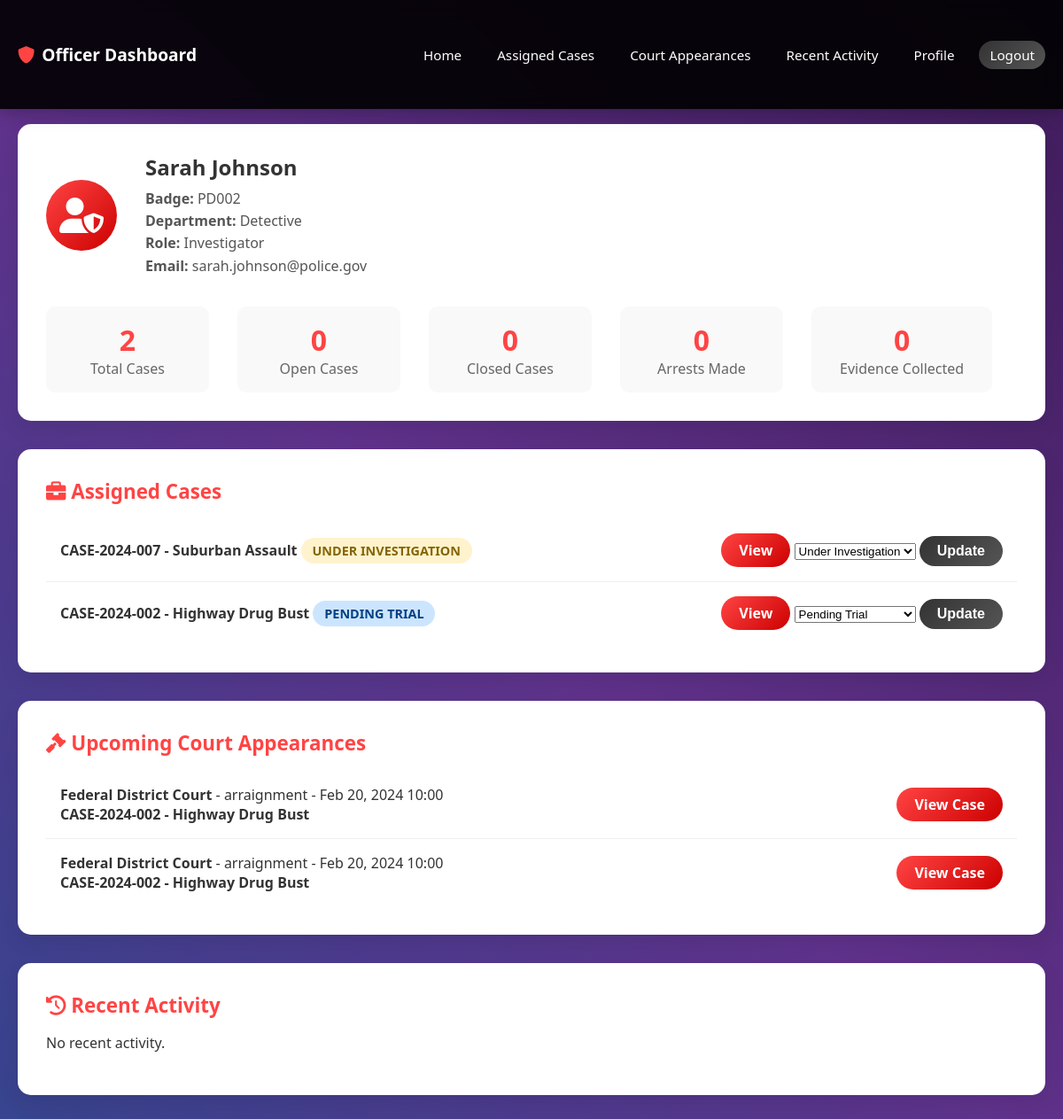
/modules/officers/officer_dashboard.php (signed in), run on the app's committed database.
### tables this page shows
CREATE TABLE `users` (
  `id` int(11) NOT NULL,
  `fullname` varchar(100) NOT NULL,
  `email` varchar(100) NOT NULL,
  `username` varchar(50) NOT NULL,
  `badge_number` varchar(20) NOT NULL,
  `department` varchar(50) NOT NULL,
  `role` enum('admin','officer','investigator') NOT NULL,
  `password` varchar(255) NOT NULL,
  `status` enum('active','inactive','suspended') DEFAULT 'active',
  `profile_image` varchar(255) DEFAULT NULL,
  `phone` varchar(20) DEFAULT NULL,
  `address` text DEFAULT NULL,
  `created_at` timestamp NOT NULL DEFAULT current_timestamp(),
  `updated_at` timestamp NOT NULL DEFAULT current_timestamp() ON UPDATE current_timestamp(),
  `last_login` timestamp NULL DEFAULT NULL
);

CREATE TABLE `cases` (
  `id` int(11) NOT NULL,
  `case_number` varchar(50) NOT NULL,
  `title` varchar(200) NOT NULL,
  `description` text NOT NULL,
  `case_type` enum('homicide','robbery','assault','drug_trafficking','fraud','burglary','theft','domestic_violence','sexual_assault','other') NOT NULL,
  `priority` enum('low','medium','high','urgent') DEFAULT 'medium',
  `status` enum('open','under_investigation','pending_trial','closed','cold_case') DEFAULT 'open',
  `location` varchar(200) NOT NULL,
  `incident_date` datetime NOT NULL,
  `reported_date` datetime NOT NULL,
  `assigned_officer` int(11) DEFAULT NULL,
  `lead_investigator` int(11) DEFAULT NULL,
  `estimated_value` decimal(12,2) DEFAULT 0.00,
  `created_by` int(11) NOT NULL,
  `created_at` timestamp NOT NULL DEFAULT current_timestamp(),
  `updated_at` timestamp NOT NULL DEFAULT current_timestamp() ON UPDATE current_timestamp(),
  `closed_at` timestamp NULL DEFAULT NULL
);

CREATE TABLE `court_appearances` (
  `id` int(11) NOT NULL,
  `case_id` int(11) NOT NULL,
  `criminal_id` int(11) NOT NULL,
  `court_name` varchar(100) NOT NULL,
  `court_date` datetime NOT NULL,
  `appearance_type` enum('arraignment','preliminary_hearing','trial','sentencing','appeal','other') NOT NULL,
  `outcome` text DEFAULT NULL,
  `next_hearing_date` datetime DEFAULT NULL,
  `notes` text DEFAULT NULL,
  `created_at` timestamp NOT NULL DEFAULT current_timestamp(),
  `updated_at` timestamp NOT NULL DEFAULT current_timestamp() ON UPDATE current_timestamp()
);

### modules/officers/officer_dashboard.php (the view, shortened to what this page needs)
<?php
$servername = "localhost";
$username = "root";
$password = "";
$dbname = "criminal_management";
try {
    $conn = new PDO("mysql:host=$servername;dbname=$dbname", $username, $password);
    $conn->setAttribute(PDO::ATTR_ERRMODE, PDO::ERRMODE_EXCEPTION);
} catch(PDOException $e) {
    die("Connection failed: " . $e->getMessage());
}
$officer_id = $_SESSION['user_id'];
$cases_sql = "SELECT c.id, c.case_number, c.title, c.case_type, c.status, c.priority, c.incident_date
              FROM cases c
              WHERE c.assigned_officer = :officer_id OR c.lead_investigator = :officer_id
              ORDER BY c.incident_date DESC";
$cases_stmt = $conn->prepare($cases_sql);
$cases_stmt->execute(['officer_id' => $officer_id]);
$assigned_cases = $cases_stmt->fetchAll(PDO::FETCH_ASSOC);
$court_sql = "SELECT ca.*, c.case_number, c.title
              FROM court_appearances ca
              JOIN cases c ON ca.case_id = c.id
              WHERE c.assigned_officer = :officer_id OR c.lead_investigator = :officer_id
              AND ca.court_date >= NOW()
              ORDER BY ca.court_date ASC";
$court_stmt = $conn->prepare($court_sql);
$court_stmt->execute(['officer_id' => $officer_id]);
$court_appearances = $court_stmt->fetchAll(PDO::FETCH_ASSOC);
$activity_sql = "SELECT action, table_name, details, created_at
                 FROM activity_log
                 WHERE user_id = :officer_id
                 ORDER BY created_at DESC
                 LIMIT 10";
$activity_stmt = $conn->prepare($activity_sql);
$activity_stmt->execute(['officer_id' => $officer_id]);
$recent_activity = $activity_stmt->fetchAll(PDO::FETCH_ASSOC);
try {
    $stats_sql = "CALL GetOfficerStats(:officer_id)";
    $stats_stmt = $conn->prepare($stats_sql);
    $stats_stmt->execute(['officer_id' => $officer_id]);
    $stats = $stats_stmt->fetch(PDO::FETCH_ASSOC);
} catch (PDOException $e) {
    $fallback_sql = "
        SELECT
            COUNT(*) AS total_cases,
            SUM(CASE WHEN status = 'open' THEN 1 ELSE 0 END) AS open_cases,
            SUM(CASE WHEN status = 'closed' THEN 1 ELSE 0 END) AS closed_cases
        FROM cases
        WHERE assigned_officer = :officer_id OR lead_investigator = :officer_id
    ";
    $stmt = $conn->prepare($fallback_sql);
    $stmt->execute(['officer_id' => $officer_id]);
    $row = $stmt->fetch(PDO::FETCH_ASSOC);
    $stats = [
        'total_cases' => (int)($row['total_cases'] ?? 0),
        'open_cases' => (int)($row['open_cases'] ?? 0),
        'closed_cases' => (int)($row['closed_cases'] ?? 0),
        'total_arrests' => 0,
        'evidence_collected' => 0,
    ];
}
$user_sql = "SELECT fullname, email, badge_number, department, role, phone, address, profile_image, last_login
             FROM users WHERE id = :officer_id";
$user_stmt = $conn->prepare($user_sql);
$user_stmt->execute(['officer_id' => $officer_id]);
$profile = $user_stmt->fetch(PDO::FETCH_ASSOC);
?>
<!DOCTYPE html>
<html lang="en">
<head>
    <link href="https://cdnjs.cloudflare.com/ajax/libs/font-awesome/6.0.0/css/all.min.css" rel="stylesheet">
</head>
<body>
    <div class="background-container">
    </div>
    <nav class="navbar">
        <div class="container">
            <div class="nav-content">
                <a href="dashboard.php" class="logo">
                    <i class="fas fa-shield-alt"></i>
                    Officer Dashboard
                </a>
                <ul class="nav-links">
                    <li><a href="officer_dashboard.php">Home</a></li>
                    <li><a href="#cases">Assigned Cases</a></li>
                    <li><a href="#court">Court Appearances</a></li>
                    <li><a href="#activity">Recent Activity</a></li>
                    <li><a href="#profile">Profile</a></li>
                    <li><a href="logout.php" class="btn-secondary">Logout</a></li>
                </ul>
            </div>
        </div>
    </nav>
    <div class="container main-content">
        <section id="profile" class="card">
            <div class="profile-section">
                <?php if (!empty($profile['profile_image'])): ?>
                    <img src="<?php echo htmlspecialchars($profile['profile_image']); ?>" alt="Profile Image" class="profile-avatar" />
                <?php else: ?>
                    <div class="profile-avatar">
                        <i class="fas fa-user-shield"></i>
                    </div>
                <?php endif; ?>
                <div class="profile-info">
                    <h2><?php echo htmlspecialchars($profile['fullname']); ?></h2>
                    <p><strong>Badge:</strong> <?php echo htmlspecialchars($profile['badge_number']); ?></p>
                    <p><strong>Department:</strong> <?php echo htmlspecialchars($profile['department']); ?></p>
                    <p><strong>Role:</strong> <?php echo ucfirst($profile['role']); ?></p>
                    <p><strong>Email:</strong> <?php echo htmlspecialchars($profile['email']); ?></p>
                </div>
            </div>
            <div class="stats-list">
                <div class="stat-item">
                    <div class="stat-number"><?php echo $stats['total_cases'] ?? 0; ?></div>
                    <div class="stat-label">Total Cases</div>
                </div>
                <div class="stat-item">
                    <div class="stat-number"><?php echo $stats['open_cases'] ?? 0; ?></div>
                    <div class="stat-label">Open Cases</div>
                </div>
                <div class="stat-item">
                    <div class="stat-number"><?php echo $stats['closed_cases'] ?? 0; ?></div>
                    <div class="stat-label">Closed Cases</div>
                </div>
                <div class="stat-item">
                    <div class="stat-number"><?php echo $stats['total_arrests'] ?? 0; ?></div>
                    <div class="stat-label">Arrests Made</div>
                </div>
                <div class="stat-item">
                    <div class="stat-number"><?php echo $stats['evidence_collected'] ?? 0; ?></div>
                    <div class="stat-label">Evidence Collected</div>
                </div>
            </div>
        </section>
        <section id="cases" class="card">
            <div class="card-title"><i class="fas fa-briefcase"></i> Assigned Cases</div>
            <?php if (count($assigned_cases) > 0): ?>
                <ul class="case-list">
                    <?php foreach ($assigned_cases as $case): ?>
                        <li class="case-item">
                            <span>
                                <span class="case-title"><?php echo htmlspecialchars($case['case_number']); ?> - <?php echo htmlspecialchars($case['title']); ?></span>
                                <span class="case-status status-<?php echo $case['status']; ?>"><?php echo ucfirst(str_replace('_', ' ', $case['status'])); ?></span>
                            </span>
                            <span>
                                <a href="view_case.php?id=<?php echo $case['id']; ?>" class="btn btn-primary btn-sm">View</a>
                                <form method="POST" style="display:inline;">
                                    <select name="new_status" required>
                                        <option value="under_investigation" <?php if($case['status']=='under_investigation') echo 'selected'; ?>>Under Investigation</option>
                                        <option value="pending_trial" <?php if($case['status']=='pending_trial') echo 'selected'; ?>>Pending Trial</option>
                                    </select>
                                    <button type="submit" name="update_case_status" class="btn btn-secondary btn-sm">Update</button>
                                </form>
                            </span>
                        </li>
                    <?php endforeach; ?>
                </ul>
            <?php else: ?>
                <p>No cases assigned.</p>
            <?php endif; ?>
        </section>
        <section id="court" class="card">
            <div class="card-title"><i class="fas fa-gavel"></i> Upcoming Court Appearances</div>
            <?php if (count($court_appearances) > 0): ?>
                <ul class="court-list">
                    <?php foreach ($court_appearances as $court): ?>
                        <li class="court-item">
                            <span>
                                <strong><?php echo htmlspecialchars($court['court_name']); ?></strong> -
                                <?php echo htmlspecialchars($court['appearance_type']); ?> -
                                <span><?php echo date('M d, Y H:i', strtotime($court['court_date'])); ?></span>
                                <br>
                                <span class="case-title"><?php echo htmlspecialchars($court['case_number']); ?> - <?php echo htmlspecialchars($court['title']); ?></span>
                            </span>
                            <span>
                                <a href="view_case.php?id=<?php echo $court['case_id']; ?>" class="btn btn-primary btn-sm">View Case</a>
                            </span>
                        </li>
                    <?php endforeach; ?>
                </ul>
            <?php else: ?>
                <p>No upcoming court appearances.</p>
            <?php endif; ?>
        </section>
        <section id="activity" class="card">
            <div class="card-title"><i class="fas fa-history"></i> Recent Activity</div>
            <?php if (count($recent_activity) > 0): ?>
                <ul class="activity-list">
                    <?php foreach ($recent_activity as $activity): ?>
                        <li class="activity-item">
                            <span>
                                <strong><?php echo htmlspecialchars($activity['action']); ?></strong>
                                <?php if ($activity['table_name']): ?>
                                    on <em><?php echo htmlspecialchars($activity['table_name']); ?></em>
                                <?php endif; ?>
                                <br>
                                <span><?php echo htmlspecialchars($activity['details']); ?></span>
                            </span>
                            <span>
                                <small><?php echo date('M d, Y H:i', strtotime($activity['created_at'])); ?></small>
                            </span>
                        </li>
                    <?php endforeach; ?>
                </ul>
            <?php else: ?>
                <p>No recent activity.</p>
            <?php endif; ?>
        </section>
    </div>
</body>
</html>

### modules/officers/officer_dashboard.php (style rules this page uses)
body { font-family: 'Segoe UI', Tahoma, Geneva, Verdana, sans-serif; background: #f4f6fa; color: #333; margin: 0; padding: 0; }
.background-container { position: fixed; top: 0; left: 0; width: 100%; height: 100%; z-index: -1; overflow: hidden; }
.container { max-width: 1200px; margin: 0 auto; padding: 40px 20px; }
.navbar { background: rgba(0,0,0,0.9); backdrop-filter: blur(10px); padding: 0.5rem 0; position: fixed; width: 100%; top: 0; z-index: 1000; box-shadow: 0 2px 20px rgba(0,0,0,0.3); }
.nav-content { display: flex; justify-content: space-between; align-items: center; }
.logo { font-size: 1.2rem; font-weight: bold; color: #fff; text-decoration: none; display: flex; align-items: center; gap: 8px; }
.logo i { color: #ff4444; }
.nav-links { display: flex; list-style: none; gap: 1rem; margin: 0; padding: 0; }
.nav-links a { text-decoration: none; color: #fff; font-weight: 500; transition: color 0.3s ease; padding: 6px 12px; border-radius: 16px; font-size: 0.95rem; }
.main-content { margin-top: 100px; }
.card { background: white; border-radius: 15px; box-shadow: 0 10px 25px rgba(0,0,0,0.08); padding: 2rem; margin-bottom: 2rem; transition: transform 0.3s ease, box-shadow 0.3s ease; }
.card-title { font-size: 1.4rem; color: #ff4444; margin-bottom: 1rem; font-weight: 700; }
.profile-section { display: flex; align-items: center; gap: 2rem; margin-bottom: 2rem; }
.profile-avatar { width: 80px; height: 80px; border-radius: 50%; background: linear-gradient(135deg, #ff4444 0%, #cc0000 100%); display: flex; align-items: center; justify-content: center; color: white; font-size: 2.5rem; }
.profile-info h2 { margin: 0 0 0.5rem 0; font-size: 1.5rem; }
.profile-info p { margin: 0.2rem 0; color: #555; }
.stats-list { display: flex; gap: 2rem; flex-wrap: wrap; }
.stat-item { background: #f9f9f9; border-radius: 10px; padding: 1rem 2rem; text-align: center; min-width: 120px; }
.stat-number { font-size: 2rem; color: #ff4444; font-weight: bold; }
.stat-label { font-size: 1rem; color: #666; }
.case-list, .court-list, .activity-list { list-style: none; padding: 0; margin: 0; }
.case-item, .court-item, .activity-item { padding: 1rem; border-bottom: 1px solid #eee; display: flex; align-items: center; justify-content: space-between; }
.case-item:last-child, .court-item:last-child, .activity-item:last-child { border-bottom: none; }
.case-title { font-weight: 600; color: #333; }
.case-status { padding: 0.3rem 0.8rem; border-radius: 20px; font-size: 0.9rem; font-weight: 600; text-transform: uppercase; }
.status-under_investigation { background: #fff3cd; color: #856404; }
.status-pending_trial { background: #cce5ff; color: #004085; }
.btn { padding: 8px 20px; border: none; border-radius: 50px; font-size: 1rem; font-weight: 600; cursor: pointer; transition: all 0.3s ease; text-decoration: none; display: inline-block; text-align: center; }
.btn-primary { background: linear-gradient(135deg, #ff4444 0%, #cc0000 100%); color: white; }
.btn-secondary { background: linear-gradient(135deg, #333 0%, #555 100%); color: white; }

### data on the page
users: fullname "Sarah Johnson", badge_number "PD002", department "Detective", role "Investigator", email "sarah.johnson@police.gov"
cases: case_number "CASE-2024-007", title "Suburban Assault", status "UNDER INVESTIGATION", new_status "Under Investigation"
cases: case_number "CASE-2024-002", title "Highway Drug Bust", status "PENDING TRIAL", new_status "Pending Trial"
court_appearances: court_name "Federal District Court", appearance_type "arraignment", court_date "Feb 20, 2024 10:00", case.case_number "CASE-2024-002", case.title "Highway Drug Bust"
court_appearances: court_name "Federal District Court", appearance_type "arraignment", court_date "Feb 20, 2024 10:00", case.case_number "CASE-2024-002", case.title "Highway Drug Bust"

### other printed values
$stats['total_cases'] "2"
$stats['open_cases'] "0"
$stats['closed_cases'] "0"
$stats['total_arrests'] "0"
$stats['evidence_collected'] "0"
